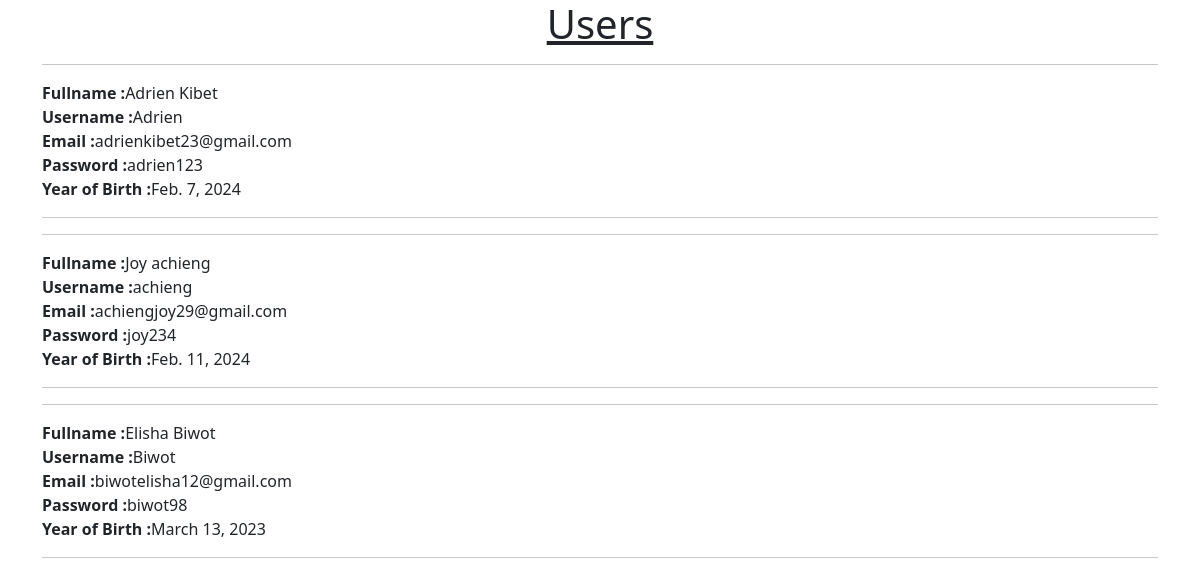
/users/, run on the app's committed database.
### hospitallapp/models.py (models this page shows, shortened)
class users(models.Model):
    fullname = models.CharField(max_length=200)
    username = models.CharField(max_length=100)
    email = models.EmailField()
    password = models.CharField(max_length=50)
    age = models.IntegerField(null=True)
    yearofbirth = models.DateField(null=True)

### hospitallapp/views.py (the view)
# urls.py: path('users/', views.user, name='user'),
def user(request):
    Users= users.objects.all()
    return render(request, 'users.html',{'users':Users})

### templates/users.html (shortened to what this page needs)
<!doctype html>
<html lang="en">
<head>
    {% load static %}
    <link rel="stylesheet" href="{% static 'assets/css/css/bootstrap.min.css'  %}">
</head>
<body>
<h1><u>Users</u></h1>
<div class="container">
{% for users in users %}
    <hr>
    <b>Fullname :</b>{{ users.fullname }}<br>
    <b>Username :</b>{{ users.username }}<br>
    <b>Email :</b>{{ users.email }}<br>
    <b>Password :</b>{{ users.password }}<br>
    <b>Year of Birth :</b>{{ users.yearofbirth }}<br>
    <hr>
{% endfor %}
</div>
</body>
</html>

### templates/users.html (style rules this page uses)
h1 { text-align: center; }

### data on the page
users: fullname "Adrien Kibet", username "Adrien", email "adrienkibet23@gmail.com", password "adrien123", yearofbirth "Feb. 7, 2024"
users: fullname "Joy achieng", username "achieng", email "achiengjoy29@gmail.com", password "joy234", yearofbirth "Feb. 11, 2024"
users: fullname "Elisha Biwot", username "Biwot", email "biwotelisha12@gmail.com", password "biwot98", yearofbirth "March 13, 2023"
